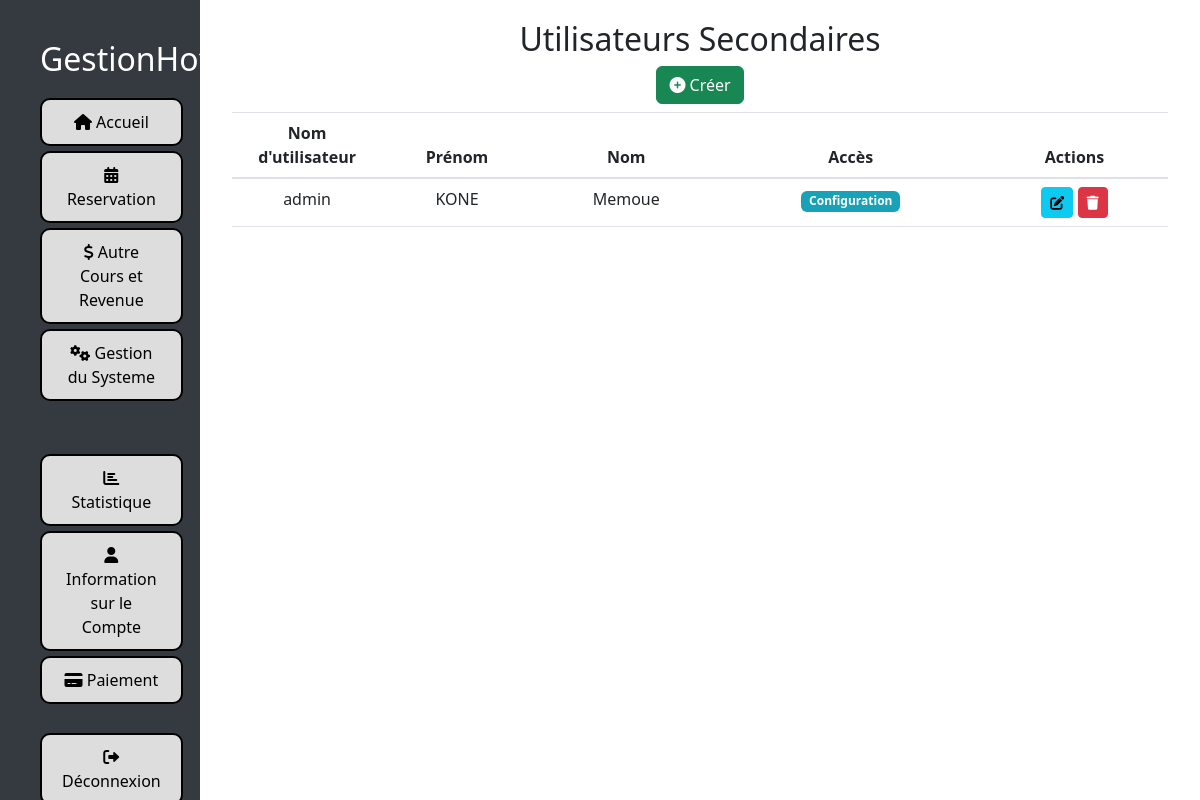
The page /users/list_secondary_user/ (signed in) on the database its author committed.
### users/models.py (models this page shows, shortened)
class SecondaryUser(models.Model):
    username = models.CharField(_('username'), max_length=150, unique=True)
    hashed_password = models.CharField(_('hashed password'), max_length=128, blank=True)
    nom = models.CharField(_('nom'), max_length=100)
    prenom = models.CharField(_('prénom'), max_length=100)
    proprietaire = models.ForeignKey(
        settings.AUTH_USER_MODEL,
        on_delete=models.CASCADE,
        related_name='secondary_users'
    )
    can_access_chambres = models.BooleanField(default=False)
    can_access_resto = models.BooleanField(default=False)
    can_access_configuration = models.BooleanField(default=False)
    can_access_reservation = models.BooleanField(default=False)
    can_access_paiements = models.BooleanField(default=False)
    can_access_statistics = models.BooleanField(default=False)
    can_access_history = models.BooleanField(default=False)
    can_access_settings = models.BooleanField(default=False)
    class Meta:
        verbose_name = "Utilisateur secondaire"
        verbose_name_plural = "Utilisateurs secondaires"

### users/views.py (the view)
# urls.py: path('list_secondary_user/', list_secondary_users, name='list_secondary_users'),
@login_required
def list_secondary_users(request):
    secondary_users = SecondaryUser.objects.filter(proprietaire=request.user)
    return render(request, 'users/list_secondary_users.html', {'secondary_users': secondary_users})

### configuration/context_processors.py (called while the page is built)
def configuration_hotel(request):
    try:
        configuration = Configuration.objects.latest('id')
    except Configuration.DoesNotExist:
        configuration = None
    return {'configuration': configuration}

### users/templates/users/list_secondary_users.html (shortened to what this page needs)
<!DOCTYPE html>
<html>
<head>
    <link rel="stylesheet" href="https://stackpath.bootstrapcdn.com/bootstrap/4.5.2/css/bootstrap.min.css">
    <link rel="stylesheet" href="https://cdnjs.cloudflare.com/ajax/libs/font-awesome/5.15.4/css/all.min.css">
</head>
<body>
    <div id="menu">
        {% include 'menu.html' %}
    </div>
    <div id="content">
        <div class="container text-center">
            <h2>Utilisateurs Secondaires</h2>
            <a href="{% url 'create_secondary_user' %}" class="btn btn-success mb-2">
                <i class="fas fa-plus-circle"></i> Créer
            </a>
            <table class="table">
                <thead>
                    <tr>
                        <th>Nom d'utilisateur</th>
                        <th>Prénom</th>
                        <th>Nom</th>
                        <th>Accès</th>
                        <th>Actions</th>
                    </tr>
                </thead>
                <tbody>
                    {% for user in secondary_users %}
                        <tr>
                            <td>{{ user.username }}</td>
                            <td>{{ user.nom }}</td>
                            <td>{{ user.prenom }}</td>
                            <td>
                                {% if user.can_access_configuration %} <span class="badge badge-info">Configuration</span> {% endif %}
                            </td>
                            <td>
                                <a href="{% url 'update_secondary_user' user.id %}" class="btn btn-sm btn-info">
                                    <i class="fas fa-edit"></i>
                                </a>
                                <a href="{% url 'delete_secondary_user' user.id %}" class="btn btn-sm btn-danger">
                                    <i class="fas fa-trash"></i>
                                </a>
                            </td>
                        </tr>
                    {% endfor %}
                </tbody>
            </table>
        </div>
    </div>
</body>
</html>

### users/templates/users/list_secondary_users.html (style rules this page uses)
body { display: flex; height: 100vh; overflow: hidden; margin: 0; }
#menu { width: 16.67%; background-color: #343a40; overflow-y: auto; padding: 20px; }
#content { width: 83.33%; padding: 20px; overflow-y: auto; }
.table th:nth-child(1), .table td:nth-child(1), .table th:nth-child(2), .table td:nth-child(2) { width: 150px; }

### rows shown on the page
SecondaryUser: username "admin", nom "KONE", prenom "Memoue", can_access_configuration "Configuration"
